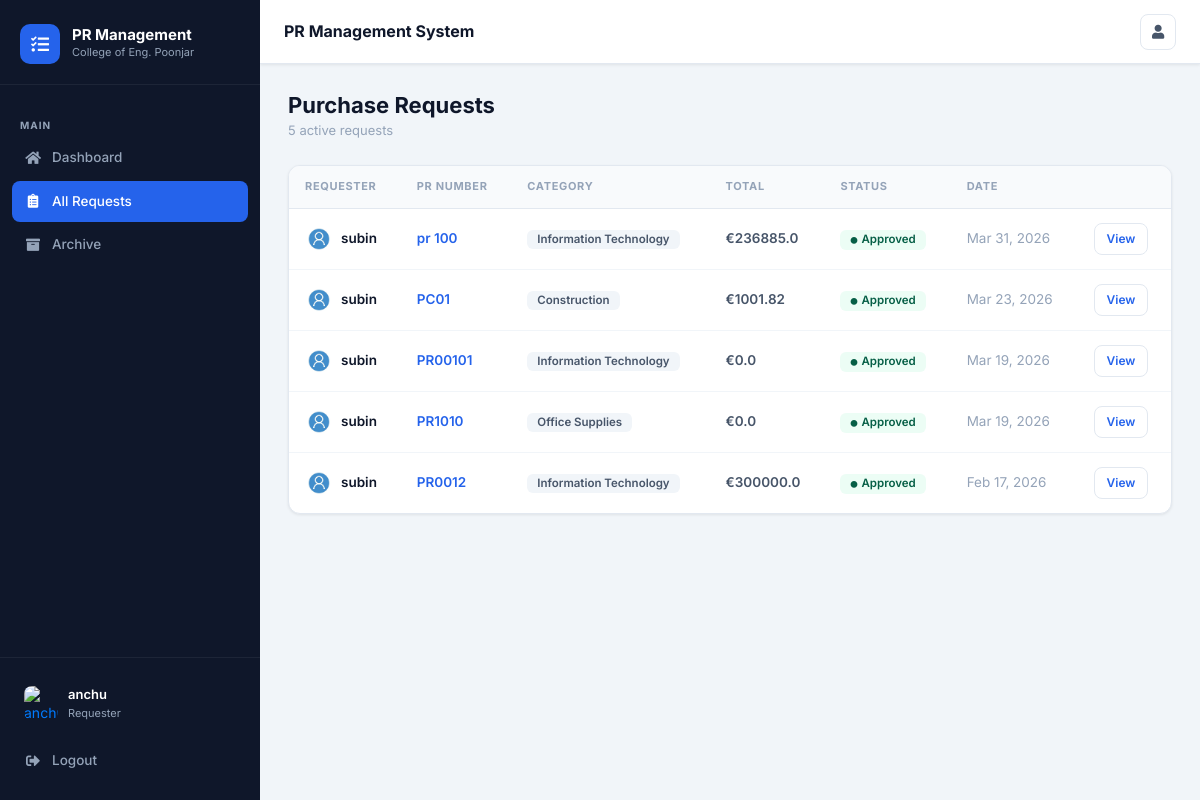
Screenshot of / (signed in) with the database file from the repository.
### prs/models.py (models this page shows, shortened)
class PR(models.Model):
    pr_number = models.CharField(max_length=100, unique=True)
    item_type = models.CharField(max_length=200, blank=True, help_text="Type of item/service needed")
    items_description = models.TextField(blank=True, help_text="Detailed description of items needed")
    quantity = models.CharField(max_length=100, blank=True, help_text="Quantity needed (e.g., 10 units, 5 boxes)")
    specifications = models.TextField(blank=True, help_text="Technical specifications or requirements")
    estimated_price = models.FloatField(null=True, blank=True, help_text="Vendor's estimated price")
    quotation_notes = models.TextField(blank=True, help_text="Vendor's quotation notes and breakdown")
    quotation_date = models.DateTimeField(null=True, blank=True)
    quotation_submitted_by = models.ForeignKey(User, on_delete=models.SET_NULL, null=True, blank=True, related_name='quotations_submitted')
    total = models.FloatField(max_length=100, default=0.00, help_text="Final approved price")
    price_approved = models.BooleanField(default=False)
    price_approved_by = models.ForeignKey(User, on_delete=models.SET_NULL, null=True, blank=True, related_name='prices_approved')
    price_approved_date = models.DateTimeField(null=True, blank=True)
    status = models.CharField(max_length=100, choices=status_choice, default='Open')
    category = models.CharField(max_length=100, choices=category_choice, default='Choose Category')
    description = models.TextField(blank=True, default='', help_text="Additional notes and comments")
    date_posted = models.DateTimeField(default=timezone.now)
    author = models.ForeignKey(User, on_delete=models.CASCADE) # one user can have many prs
    vendor = models.ForeignKey(Vendor, on_delete=models.SET_NULL, null=True, blank=True, related_name='pr_set')
    vendor_name = models.CharField(max_length=200, blank=True, default='')
    vendor_contact = models.CharField(max_length=100, blank=True, default='')
    payment_status = models.CharField(max_length=50, choices=payment_status_choice, default='Pending')
    payment_date = models.DateField(null=True, blank=True)
    payment_notes = models.TextField(blank=True, default='')
    delivery_status = models.CharField(max_length=50, choices=delivery_status_choice, default='Not Shipped')
    delivery_address = models.TextField(blank=True, default='', help_text="Delivery address provided by requester")
    requester_approved_quotation = models.BooleanField(default=False, help_text="Requester approved the quotation and paid")
    payment_transaction_id = models.CharField(max_length=200, blank=True, default='', help_text="Online payment transaction ID")
    payment_method_used = models.CharField(max_length=100, blank=True, default='', help_text="Payment method used by requester")

### users/models.py (models this page shows, shortened)
class Profile(models.Model):
    user = models.OneToOneField(User, on_delete=models.CASCADE)
    image = models.ImageField(default='default.jpg', upload_to='profile_pics')
    role = models.CharField(max_length=20, choices=ROLE_CHOICES, default='requester')

### prs/views.py (the view)
# urls.py: path('', PRListView.as_view(), name='prs-home'),
class PRListView(ListView):
    model = PR
    template_name = 'prs/home.html'
    context_object_name = 'prs'
    ordering = ['-date_posted']
    def dispatch(self, request, *args, **kwargs):
        if request.user.is_authenticated:
            if hasattr(request.user, 'profile'):
                if request.user.profile.is_admin():
                    return redirect('admin-dashboard')
                elif request.user.profile.is_buyer():
                    return redirect('buyer-dashboard')
                else:
                    return redirect('requester-dashboard')
        return super().dispatch(request, *args, **kwargs)
    def get_queryset(self):
        return PR.objects.filter(Q(status="Approval") | Q(status="Done") | Q(status="On Hold") | Q(status="Pending") | Q(status="Open")).order_by('-date_posted')

### prs/templates/prs/home.html (shortened to what this page needs)
{% extends "prs/layout.html" %}
{% block content %}
{% if user.is_authenticated %}
<div class="page-header">
  <div class="page-header-left">
    <h1>Purchase Requests</h1>
    <p>{{ prs.count }} active request{{ prs.count|pluralize }}</p>
  </div>
</div>
<div class="card">
  <div class="card-body" style="padding:0;">
    {% if prs %}
    <table class="data-table">
      <thead>
        <tr>
          <th>Requester</th>
          <th>PR Number</th>
          <th>Category</th>
          <th>Total</th>
          <th>Status</th>
          <th>Date</th>
          <th></th>
        </tr>
      </thead>
      <tbody>
        {% for pr in prs %}
        <tr>
          <td>
            <div class="d-flex align-items-center gap-2">
              <img class="avatar-sm" src="{{ pr.author.profile.image.url }}" alt="{{ pr.author.username }}">
              <a href="{% url 'user-prs' pr.author.username %}" style="color:var(--text-primary);font-weight:600;">
                {{ pr.author.username }}
              </a>
            </div>
          </td>
          <td><a href="{% url 'pr-detail' pr.id %}">{{ pr.pr_number }}</a></td>
          <td><span class="badge badge-gray">{{ pr.category }}</span></td>
          <td style="font-weight:600;">€{{ pr.total }}</td>
          <td>
            {% if pr.status == 'Open' %}
              <span class="badge badge-orange"><i class="fas fa-circle" style="font-size:7px;"></i> Open</span>
            {% elif pr.status == 'Pending' %}
              <span class="badge badge-blue"><i class="fas fa-circle" style="font-size:7px;"></i> Pending</span>
            {% elif pr.status == 'Approval' %}
              <span class="badge badge-green"><i class="fas fa-circle" style="font-size:7px;"></i> Approved</span>
            {% elif pr.status == 'Done' %}
              <span class="badge badge-purple"><i class="fas fa-circle" style="font-size:7px;"></i> Done</span>
            {% else %}
              <span class="badge badge-gray">{{ pr.status }}</span>
            {% endif %}
          </td>
          <td style="color:var(--text-muted);">{{ pr.date_posted|date:"M d, Y" }}</td>
          <td>
            <a href="{% url 'pr-detail' pr.id %}" class="btn btn-outline btn-sm">View</a>
          </td>
        </tr>
        {% endfor %}
      </tbody>
    </table>
    {% endif %}
  </div>
</div>
{% endif %}
{% endblock %}

### prs/templates/prs/layout.html (shortened to what this page needs)
{% load static %}
<!DOCTYPE html>
<html lang="en">
<head>
  <link rel="stylesheet" href="https://maxcdn.bootstrapcdn.com/bootstrap/4.0.0/css/bootstrap.min.css">
  <link rel="stylesheet" href="https://cdnjs.cloudflare.com/ajax/libs/font-awesome/5.15.4/css/all.min.css">
  <link rel="stylesheet" href="{% static 'prs/new-design.css' %}">
</head>
<body>
{% if user.is_authenticated %}
<aside class="app-sidebar" id="appSidebar">
  <div class="sidebar-logo">
    <div class="sidebar-logo-icon"><i class="fas fa-tasks"></i></div>
    <div>
      <div class="sidebar-logo-text">PR Management</div>
      <div class="sidebar-logo-sub">College of Eng. Poonjar</div>
    </div>
  </div>
  <nav class="sidebar-nav">
    <div class="sidebar-section-label">Main</div>
    <a href="{% url 'dashboard' %}" class="sidebar-link {% if request.resolver_match.url_name == 'dashboard' %}active{% endif %}">
      <i class="fas fa-home"></i> Dashboard
    </a>
    <a href="{% url 'prs-home' %}" class="sidebar-link {% if request.resolver_match.url_name == 'prs-home' %}active{% endif %}">
      <i class="fas fa-clipboard-list"></i> All Requests
    </a>
    <a href="{% url 'pr-archive' %}" class="sidebar-link {% if request.resolver_match.url_name == 'pr-archive' %}active{% endif %}">
      <i class="fas fa-archive"></i> Archive
    </a>
  </nav>
  <div class="sidebar-footer">
    <a href="{% url 'profile' %}" class="sidebar-user" style="text-decoration:none;">
      <img src="{{ user.profile.image.url }}" alt="{{ user.username }}">
      <div>
        <div class="sidebar-user-name">{{ user.username }}</div>
        <div class="sidebar-user-role">
          {% if user.profile.is_admin %}Admin
          {% elif user.profile.is_buyer %}Buyer
          {% elif user.profile.is_vendor %}Vendor
          {% else %}Requester{% endif %}
        </div>
      </div>
    </a>
    <form method="POST" action="{% url 'logout' %}" style="margin-top:8px;">
      <button type="submit" class="sidebar-link w-100" style="background:none;border:none;cursor:pointer;text-align:left;">
        <i class="fas fa-sign-out-alt"></i> Logout
      </button>
    </form>
  </div>
</aside>
<div class="app-main">
  <header class="app-topbar">
    <div class="topbar-title">PR Management System</div>
    <div class="topbar-actions">
      <a href="{% url 'profile' %}" class="topbar-btn" title="Profile">
        <i class="fas fa-user"></i>
      </a>
    </div>
  </header>
  <div class="app-content">
{% endif %}
{% block content %}{% endblock %}
{% if user.is_authenticated %}
  </div>
</div>
{% endif %}
</body>
</html>

### rows the page displays
PR: author.profile.image (placeholder picture), author.username "subin", pr_number "pr 100", category "Information Technology", total "236885.0", status "Approval" (drawn), date_posted "Mar 31, 2026"
PR: author.profile.image (placeholder picture), author.username "subin", pr_number "PC01", category "Construction", total "1001.82", status "Approval" (drawn), date_posted "Mar 23, 2026"
PR: author.profile.image (placeholder picture), author.username "subin", pr_number "PR00101", category "Information Technology", total "0.0", status "Approval" (drawn), date_posted "Mar 19, 2026"
PR: author.profile.image (placeholder picture), author.username "subin", pr_number "PR1010", category "Office Supplies", total "0.0", status "Approval" (drawn), date_posted "Mar 19, 2026"
PR: author.profile.image (placeholder picture), author.username "subin", pr_number "PR0012", category "Information Technology", total "300000.0", status "Approval" (drawn), date_posted "Feb 17, 2026"

### other values shown
{{ user.username }} "anchu"
{{ prs.count }} "5"
